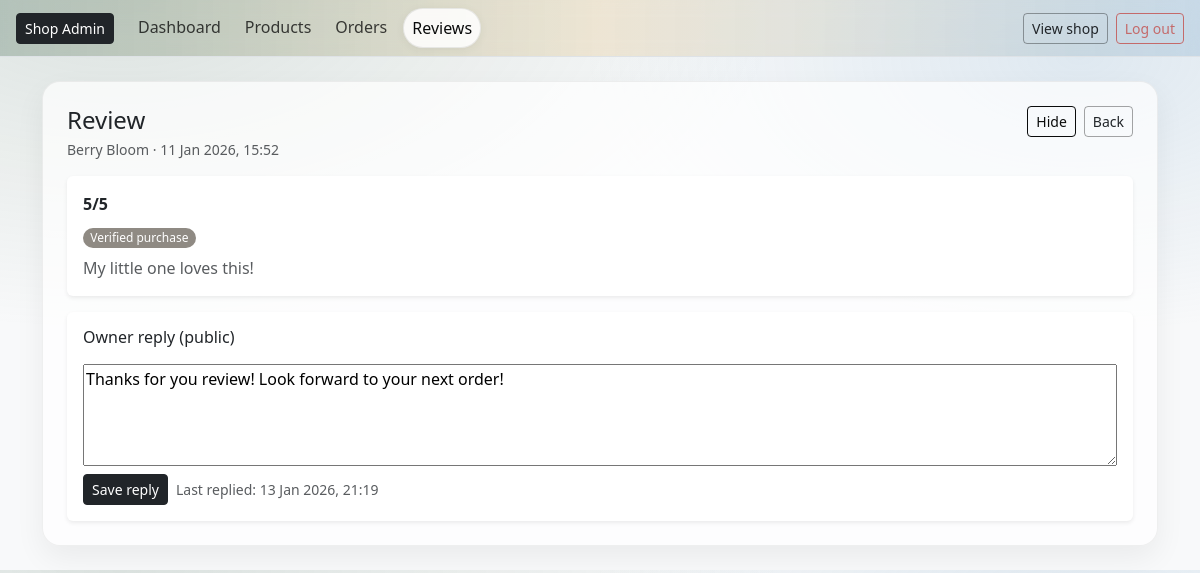
The app's page /owner/reviews/4/ (signed in) with its own data.
### reviews/models.py (models this page shows, shortened)
class Review(models.Model):
    user = models.ForeignKey(settings.AUTH_USER_MODEL, on_delete=models.CASCADE)
    product = models.ForeignKey(Product, on_delete=models.CASCADE, related_name="reviews")
    rating = models.PositiveSmallIntegerField()
    comment = models.TextField(blank=True)
    created_at = models.DateTimeField(auto_now_add=True)
    verified_purchase = models.BooleanField(default=False)
    order = models.ForeignKey(Order, null=True, blank=True, on_delete=models.SET_NULL)
    is_approved = models.BooleanField(default=False)
    owner_reply = models.TextField(blank=True)
    owner_replied_at = models.DateTimeField(null=True, blank=True)
    updated_at = models.DateTimeField(auto_now=True)
    class Meta:
        unique_together = ("user", "product")
        ordering = ["-created_at"]

### catalog/models.py (models this page shows, shortened)
class Product(models.Model):
    title = models.CharField(max_length=160)
    slug = models.SlugField(max_length=180, unique=True, blank=True)
    description = models.TextField(blank=True)
    scent = models.CharField(max_length=50, help_text="e.g. Lavender, Citrus")
    weight_g = models.PositiveIntegerField(help_text="Net weight in grams")
    price = models.DecimalField(max_digits=6, decimal_places=2)
    stock_qty = models.PositiveIntegerField(default=0)
    active = models.BooleanField(default=True)
    created_at = models.DateTimeField(auto_now_add=True)
    tags = models.CharField(
        max_length=250,
        blank=True,
        help_text="Comma-separated tags, e.g. winter, woody, refillable"
    )
    class Meta:
        ordering = ["title"]

### owner/views.py (the view)
# urls.py: path("reviews/<int:pk>/", views.owner_review_detail, name="owner_review_detail"),
@staff_member_required(login_url="owner:owner_login")
def owner_review_detail(request, pk):
    review = get_object_or_404(Review.objects.select_related("product", "user"), pk=pk)
    if request.method == "POST":
        form = OwnerReplyForm(request.POST, instance=review)
        if form.is_valid():
            obj = form.save(commit=False)
            obj.owner_replied_at = timezone.now()
            obj.save(update_fields=["owner_reply", "owner_replied_at", "updated_at"])
            messages.success(request, "Reply saved.")
            return redirect("owner:owner_review_detail", pk=review.pk)
    else:
        form = OwnerReplyForm(instance=review)
    return render(request, "owner/review_detail.html", {
        "review": review,
        "form": form,
        "is_low_rated": review.rating <= LOW_RATING_THRESHOLD,
        "low_threshold": LOW_RATING_THRESHOLD,
    })

### owner/forms.py
class OwnerReplyForm(forms.ModelForm):
    class Meta:
        model = Review
        fields = ["owner_reply"]
        widgets = {
            "owner_reply": forms.Textarea(attrs={"rows": 4, "placeholder": "Write a public reply…"})
        }

### cart/context_processors.py (called while the page is built)
def cart_count(request):
    cart = get_or_create_cart(request)
    try:
        count = sum(i.qty for i in cart.items.all())
    except Exception:
        count = 0
    return {"cart_count": count}

### cart/utils.py (called while the page is built)
def get_or_create_cart(request):
    if not request.session.session_key:
        request.session.create()
    request.session.set_expiry(60 * 60 * 24 * 14)
    session_key = request.session.session_key
    if request.user.is_authenticated:
        cart, created = Cart.objects.get_or_create(
            user=request.user,
            defaults={"session_key": session_key},
        )
        if not cart.session_key:
            cart.session_key = session_key
            cart.save(update_fields=["session_key"])
        return cart
    cart, _ = Cart.objects.get_or_create(user=None, session_key=session_key)
    return cart

### owner/templates/owner/review_detail.html (shortened to what this page needs)
{% extends "owner/base_owner.html" %}
{% block content %}
<div class="d-flex justify-content-between align-items-start gap-3 mb-3">
  <div>
    <h1 class="h4 mb-1">Review</h1>
    <div class="text-muted small">{{ review.product.title }} · {{ review.created_at|date:"d M Y, H:i" }}</div>
  </div>
  <div class="d-flex gap-2">
    {% if review.is_approved %}
      <a class="btn btn-sm btn-outline-secondary" href="{% url 'owner:owner_review_hide' review.pk %}">Hide</a>
    {% else %}
      <a class="btn btn-sm btn-outline-success" href="{% url 'owner:owner_review_approve' review.pk %}">Approve</a>
    {% endif %}
    <a class="btn btn-sm btn-outline-dark" href="{% url 'owner:owner_reviews' %}">Back</a>
  </div>
</div>
<div class="card border-0 shadow-sm mb-3 {% if is_low_rated %}border border-danger{% endif %}">
  <div class="card-body">
    <div class="d-flex justify-content-between align-items-center mb-2">
      <div class="fw-semibold">{{ review.rating }}/5</div>
    </div>
    {% if review.verified_purchase %}
      <span class="badge text-bg-success mb-2">Verified purchase</span>
    {% endif %}
    <p class="mb-0 text-muted">{{ review.comment|default:"(No comment)"|linebreaksbr }}</p>
  </div>
</div>
<div class="card border-0 shadow-sm">
  <div class="card-body">
    <h2 class="h6 mb-3">Owner reply (public)</h2>
    <form method="post" class="vstack gap-2">
      {{ form.owner_reply }}
      <div class="d-flex gap-2 align-items-center">
        <button class="btn btn-sm btn-dark" type="submit">Save reply</button>
        <span class="small text-muted">
          {% if review.owner_replied_at %}Last replied: {{ review.owner_replied_at|date:"d M Y, H:i" }}{% endif %}
        </span>
      </div>
    </form>
  </div>
</div>
{% endblock content %}

### static/css/base-admin.css (style rules this page uses)
:root { --bb-primary: #0a0b0b; --bb-secondary: #8f8a83; --bb-success: #8f8a83; --bb-warning: #e3b35a; --bb-danger: #c46a6a; --bb-info: #7aa6c9; --bb-bg-soft: rgba(255, 255, 255, .85); --bb-border-soft: rgba(0, 0, 0, .08); --bb-shadow-soft: 0 12px 30px rgba(0, 0, 0, .06); --bb-primary: #0a0b0b; --bb-primary-dark: #0a0b0b; --bb-cream: #f6f4f0; --bb-text: #333333; }
body.bb-admin { background: radial-gradient(1200px 600px at 10% 0%, rgba(95, 127, 107, .18), transparent 55%), radial-gradient(900px 500px at 90% 10%, rgba(122, 166, 201, .20), transparent 55%), #f8f9fa; }
.btn-outline-secondary { background: var(--aa-primary); border-color: var(--aa-primary); color: var(--bb-primary); }
.btn-outline-dark { border-color: rgba(0, 0, 0, .35); }
.badge { border-radius: 999px; font-weight: 500; padding: .35em .6em; }
.text-bg-success { background-color: var(--bb-success) !important; }

### records on screen
Review: product "Berry Bloom", created_at "11 Jan 2026, 15:52", rating "5", comment "My little one loves this!", owner_reply "Thanks for you review! Look forward to your next order!", owner_replied_at "13 Jan 2026, 21:19"
